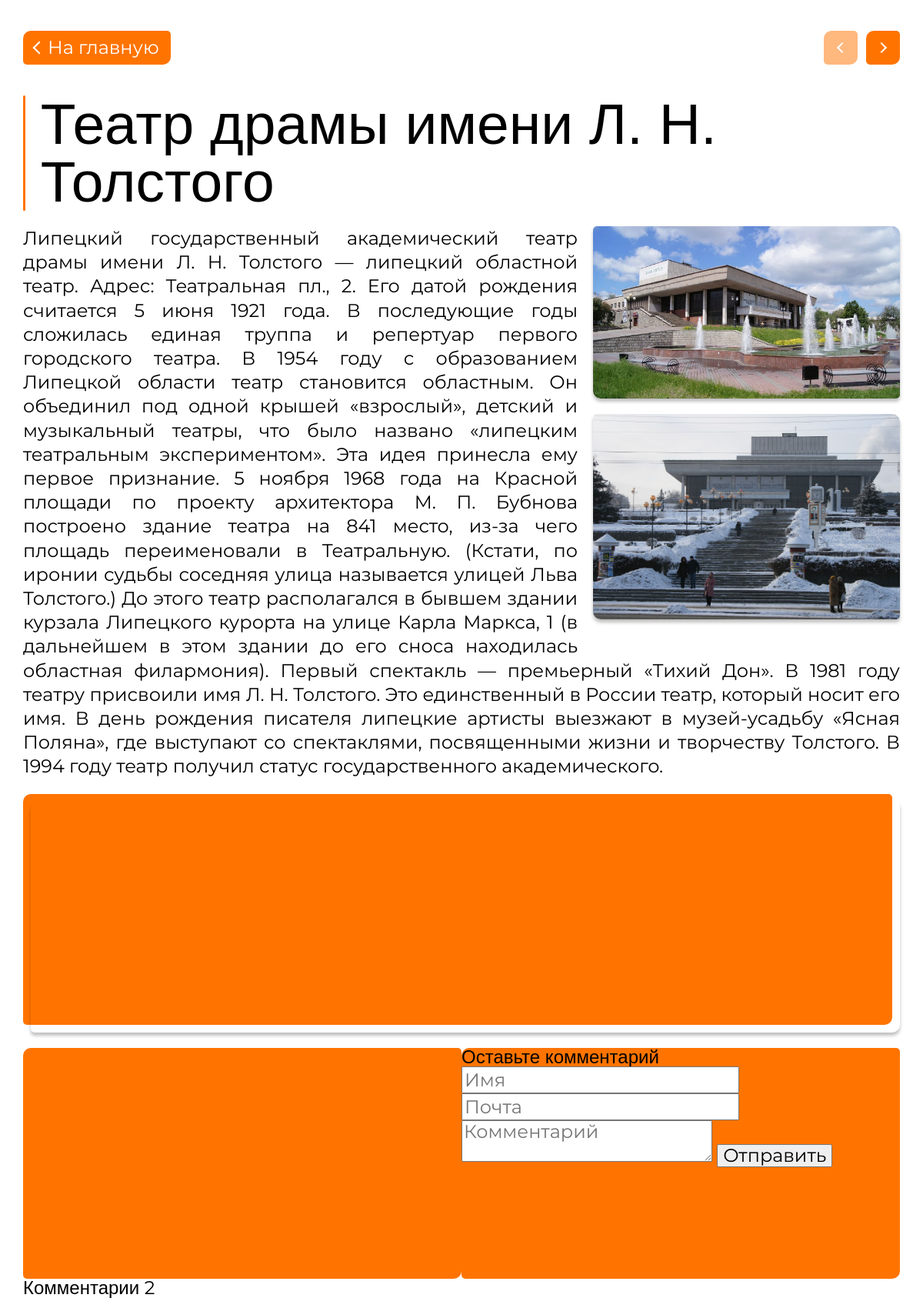
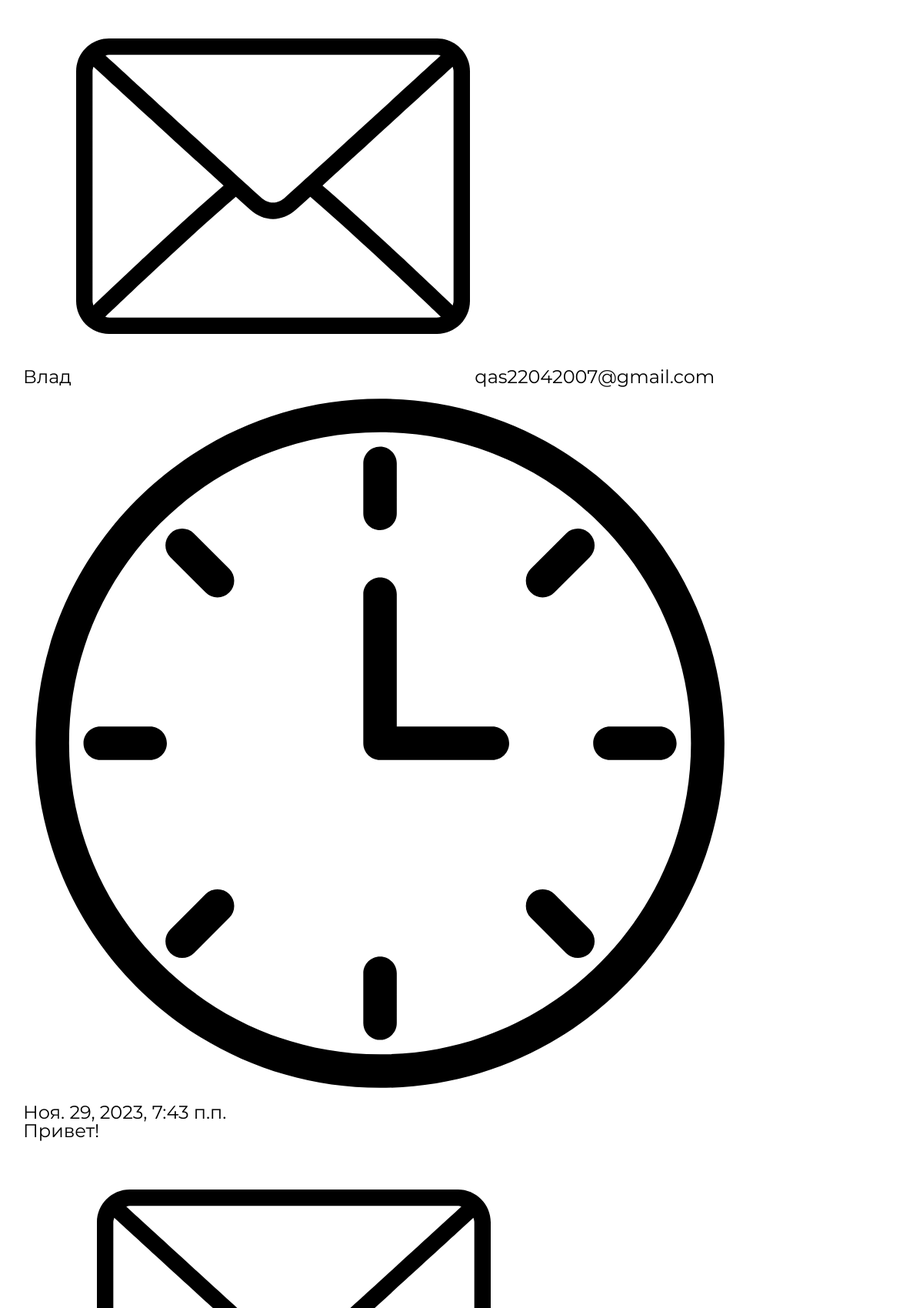
The app's page /page7 (upper part) with its own data (2 pictures, top to bottom).
### main_app/models.py (models this page shows, shortened)
class Attraction(models.Model):
    title = models.CharField('Название достопримечательности', max_length=255)
    full_text = models.TextField('Текст достопримечательности')
    img1 = models.ImageField(upload_to='img')
    img2 = models.ImageField(upload_to='img')
    class Meta:
        verbose_name = 'Достопримечательность'
        verbose_name_plural = 'Достопримечательности'

class Comment(models.Model):
    name = models.CharField(max_length=250)
    email = models.EmailField()
    comment = models.TextField()
    created_at = models.DateTimeField(auto_now_add=True)
    page_pk = models.CharField(max_length=10)
    class Meta:
        verbose_name = 'Комментарий'
        verbose_name_plural = 'Комментарии'

### main_app/views.py (the view)
# urls.py: path('page<int:pk>', views.single_page, name='single_page'),
def single_page(request, pk):
    attr_obj = Attraction.objects
    comm_obj = Comment.objects
    my_object = get_object_or_404(Attraction, pk=pk)
    last_page_pk = False
    next_page_pk = False
    last_page_title = False
    next_page_title = False
    if attr_obj.filter(pk=pk-1):
        last_page_pk = pk-1
        last_page_title = attr_obj.filter(pk=pk-1).values_list('title', flat=True).first()
    if attr_obj.filter(pk=pk+1):
        next_page_pk = pk+1
        next_page_title = attr_obj.filter(pk=pk+1).values_list('title', flat=True).first()
    if request.method == 'POST':
        add_comment = CommentForm(request.POST)
        if add_comment.is_valid():
            add_comment.save()
    data = {
        'attr_obj': my_object,
        'last': {
            'link_pk': last_page_pk,
            'title': last_page_title,
        },
        'next': {
            'link_pk': next_page_pk,
            'title': next_page_title,
        },
        'media_url': settings.MEDIA_URL,
        'comm_obj': comm_obj.filter(page_pk=pk),
        'comments_num': len(comm_obj.filter(page_pk=pk)),
        'pk': pk
    }
    return render(request, 'main_app/single_page.html', data)

### main_app/templates/main_app/single_page.html (shortened to what this page needs)
{% load static %}
<!DOCTYPE html>
<html lang="en">
<head>
  <link rel="stylesheet" href="{% static 'main_app/single_page.css' %}">
</head>
<body>
  <main>
    <section class="container2 s1ip">
      <div class="menu">
        <a href='{% url "main_page" %}' class="backBtn">На главную</a>
        <div>
          <a href="{% if last.link_pk %}{% url 'single_page' last.link_pk %}{% endif %}"
          class="last {% if not last.link_pk %}unactive{% endif %}"
          title="{% if last.link_pk %}{{ last.title }}{% endif %}">
          <div></div></a>
          <a href="{% if next.link_pk %}{% url 'single_page' next.link_pk %}{% endif %}"
          class="next {% if not next.link_pk %}unactive{% endif %}"
          title="{% if next.link_pk %}{{ next.title }}{% endif %}">
          <div></div></a>
        </div>
      </div>
      <h2 class="h1Text">{{ attr_obj.title }}</h2>
      <div>
        <div class="posterBlock2">
          <img id="mainImg" src="{{ media_url }}{{ attr_obj.img1 }}" alt="Картинка 1">
          <img id="secImg" src="{{ media_url }}{{ attr_obj.img2 }}" alt="Картинка 2">
        </div>
        <p id="mainText">{{ attr_obj.full_text }}</p>
      </div>
      <div class="posterBlock2">
        <div>
          <a class="map">
            <iframe
              src="https://yandex.ru/map-widget/v1/?um=constructor%3Afafabcc11bceef9db2295de3e10e0eaff88e7c49b1a72750457d4d6d825a5b37&amp;source=constructor"
              width="100%" height="400" frameborder="0"></iframe>
          </a>
        </div>
      </div>
      <div class="posterBlock2">
        <div>
          <div></div>
            <div class="comment-form">
                <h3>Оставьте комментарий</h3>
                <form id="commentForm" method='POST'>
                    <input id='name_input' type="text" name="name" placeholder="Имя">
                    <input id='email_input' type="email" name="email" placeholder="Почта">
                    <textarea id='comment_input' name="comment" placeholder="Комментарий"></textarea>
                    <button type="submit">Отправить</button>
                </form>
            </div>
        </div>
      </div>
    <div class='commets_block'>
      <h3>
        Комментарии
        <span class="comments-number">{{ comments_num }}</span>
      </h3>
      {% for el in comm_obj %}
        <div class='comment_card'>
          <div>
            <div>
              <span>{{ el.name }}</span>
              <a href="mailto:{{ el.email }}">
                {{ el.email }}
              </a>
            </div>
            <span>
              {{ el.created_at }}
            </span>
          </div>
          <span>{{ el.comment }}</span>
        </div>
      {% endfor %}
    </div>
    </section>
  </main>
</body>
</html>

### main_app/static/main_app/single_page.css (style rules this page uses)
html { scroll-behavior: smooth; }
body { margin: 0; padding: 0; overflow-x: hidden; opacity: 0; transition: all 0.2s ease-in-out; }
* { box-sizing: border-box; font-family: "Montserrat", sans-serif; color: #000; font-size: 24px; line-height: 100%; }
* { box-sizing: border-box; text-decoration: none; }
* { scrollbar-width: thin; scrollbar-color: #FF7400 #FFF; }
h1, h2, h3, h4, h5, h6 { font-family: "SeoulNamsan", sans-serif; font-weight: 100; margin: 0; }
h2 { font-size: 80px; max-width: 100%; }
a { text-decoration: none; }
main { width: 100%; }
.container2 { display: flex; flex-direction: column; align-items: flex-start; width: calc(1280px + 60px); max-width: 100%; margin: 0 auto; padding: 0 30px; }
.h1Text { display: flex; }
.h1Text::before { content: ""; display: block; width: 3px; height: inherit; background-color: #FF7400; border-radius: 2px; margin-right: 20px; transition: all 0.2s ease-in-out; }
.posterBlock2 { display: flex; flex-wrap: wrap; width: 100%; margin-top: 40px; }
.posterBlock2>div { display: flex; width: calc((100% - 40px) / 3); margin-left: 20px; }
.posterBlock2>div:nth-child(3n-2) { margin-left: 0; }
.posterBlock2>div>a { display: flex; flex-direction: column; width: calc(100% - 10px) !important; height: 300px; margin: 10px 0 0 calc(-100% + 20px); background-repeat: no-repeat; background-size: cover; background-position: center; border-radius: 10px 5px; box-shadow: 0px 4px 4px rgba(0, 0, 0, 0.25); cursor: pointer; overflow: hidden; }
.posterBlock2>div>div { width: calc(100% - 10px); height: 300px; background-color: #FF7400; border-radius: 10px 5px; }
@media screen and (max-width: 1280px) { h2 { font-size: 6.25vw; } }
.backBtn { display: flex; align-items: center; padding: 10px 15px; border-radius: 10px 5px; background-color: #FF7400; color: #FFF; transition: all 0.2s ease-in-out; cursor: pointer; }
.backBtn::before { content: ""; display: block; height: 10px; width: 10px; margin-right: 5px; border: solid #FFF; border-width: 2px 2px 0 0; transform: rotate(-135deg); transition: all 0.2s ease-in-out; }
.menu { display: flex; justify-content: space-between; width: 100%; }
.menu>div>a { display: inline-flex; justify-content: center; align-items: center; width: 44px; height: 44px; border-radius: 10px 5px; background-color: #FF7400; color: #FFF; transition: all 0.2s ease-in-out; cursor: pointer; }
.unactive { opacity: 0.5; pointer-events: none; }
.menu>div>a:nth-child(n+2) { margin-left: 5px; }
.menu>div>a>div { height: 10px; width: 10px; margin: 0 0 0 4px; border: solid #FFF; border-width: 2px 2px 0 0; transform: rotate(-135deg); transition: all 0.2s ease-in-out; }
.menu>div>a:nth-child(2)>div { transform: rotate(45deg); margin: 0 4px 0 0; }
.s1ip { padding-top: 40px; }
.s1ip>h2 { margin-top: 40px; word-break: break-word; }
.s1ip>div:nth-child(3) { width: 100%; margin-top: 20px; }
.s1ip>div:nth-child(3)>p { font-family: "Montserrat", sans-serif; text-align: justify; line-height: 130%; margin: 0; }
.s1ip>div:nth-child(3)>div { width: 35%; margin: 0 0 20px 20px; float: right; }
.s1ip>div:nth-child(3)>div img { width: 100%; border-radius: 5px 10px; box-shadow: 0px 4px 4px rgba(0, 0, 0, 0.25); }
.s1ip>div:nth-child(3)>div>img:nth-child(n+2) { margin: 20px 0 0 0; }
.map { width: 100%; height: 400px; margin-top: 20px; border-radius: 5px 10px; overflow: hidden; }
.posterBlock2 { margin-top: 20px; }
.posterBlock2>div { width: 100%; }

### records on screen
Attraction: title "Театр драмы имени Л. Н. Толстого", img1 (picture), img2 (picture), full_text "Липецкий государственный академический театр драмы имени Л. Н. Толстого — липецкий областной театр. Адрес: Театральная пл., 2. Его датой рождения считается 5 июня 1921 года. В последующие годы сложилась единая труппа и репертуар первого городского театра. В 1954 году с образованием Липецкой области театр становится областным. Он объединил под одной крышей «взрослый», детский и музыкальный театры, что было названо «липецким театральным экспериментом». Эта идея принесла ему первое признание. 5 ноября 1968 года на Красной площади по проекту архитектора М. П. Бубнова построено здание театра на 841 место, из-за чего площадь переименовали в Театральную. (Кстати, по иронии судьбы соседняя улица…"
Comment: name "Влад", email "qas22042007@gmail.com", created_at "Ноя. 29, 2023, 7:43 п.п.", comment "Привет!"

### other values on screen
{{ comments_num }} "2"
